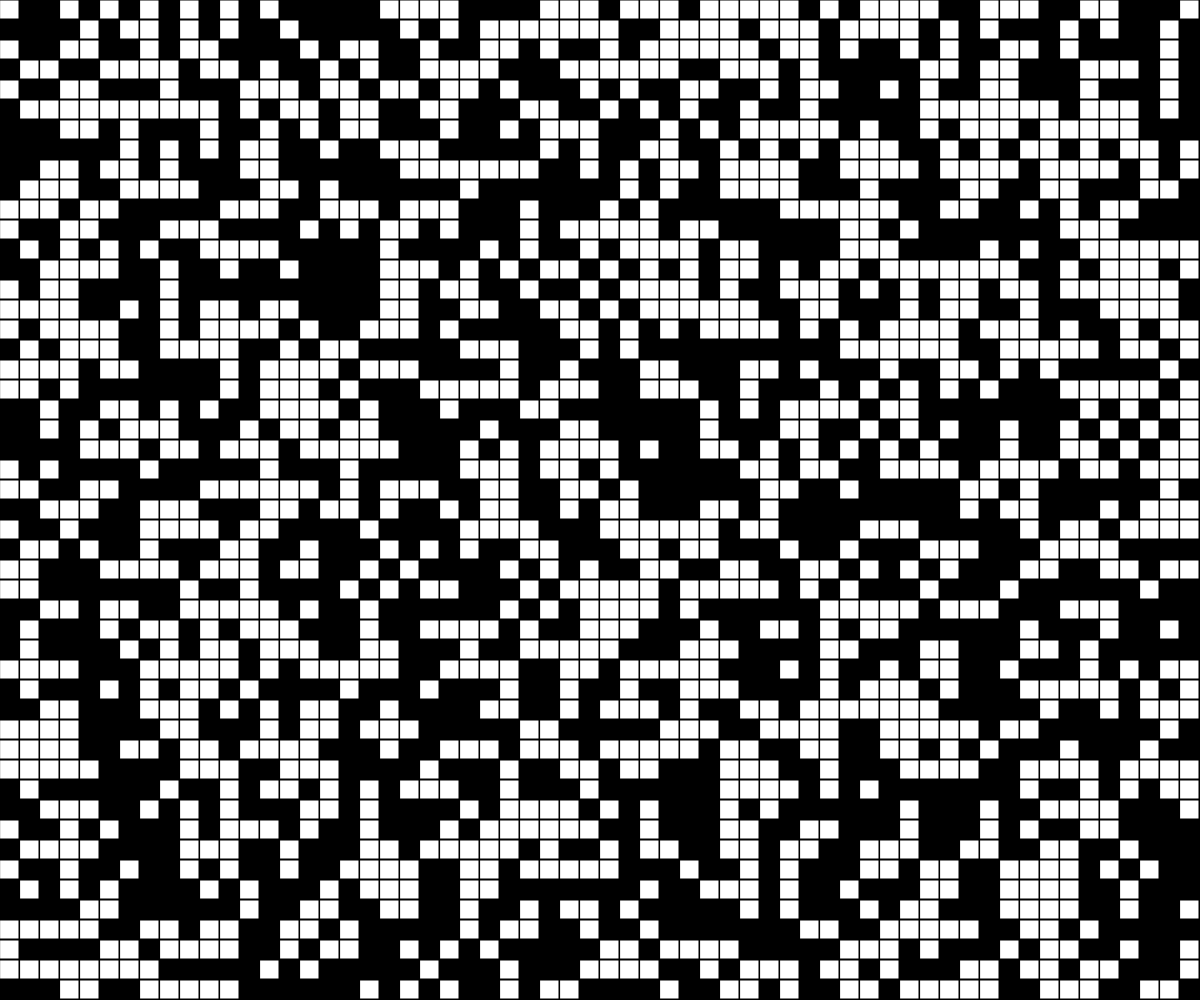
Frame 1 (no input)
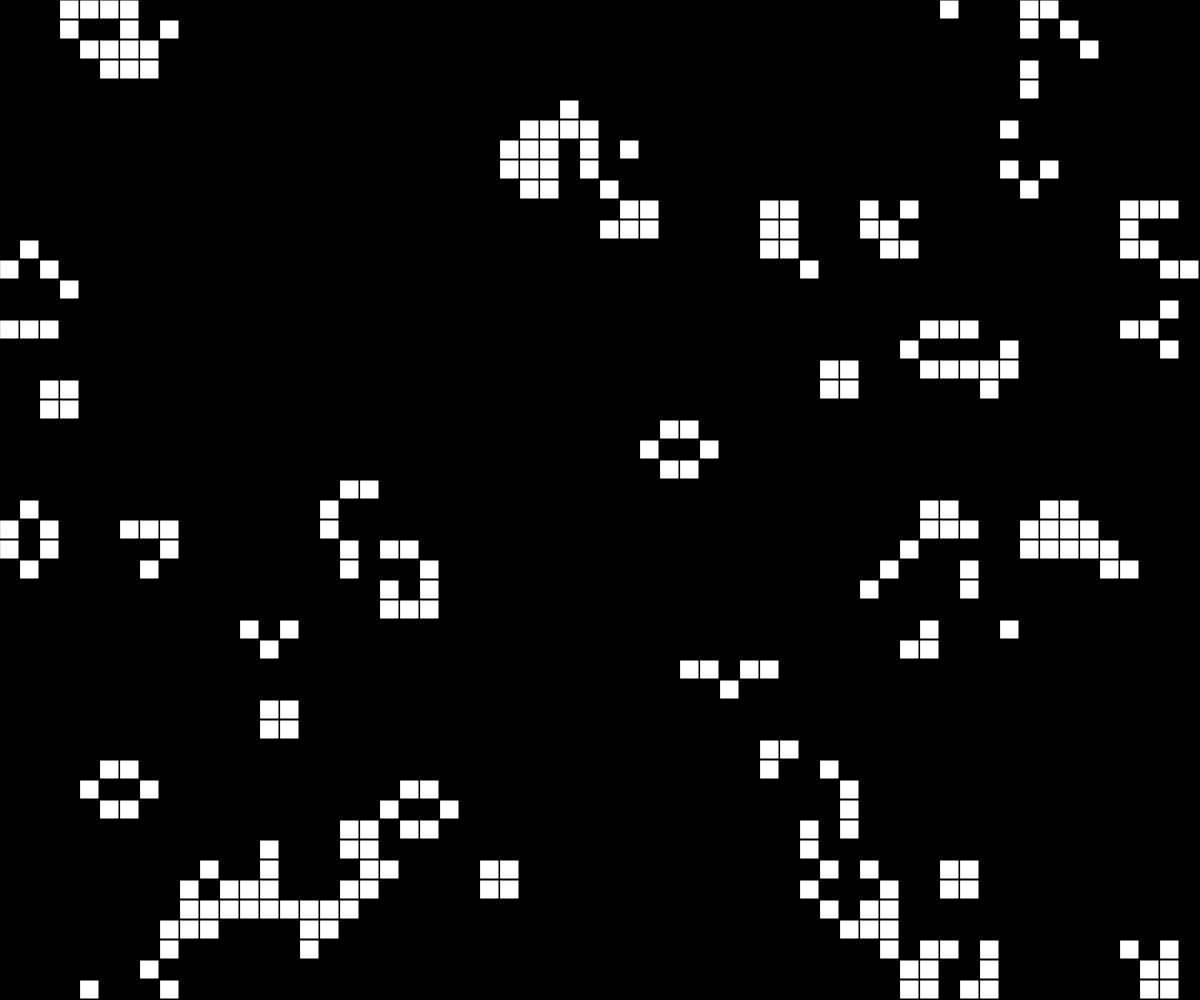
Frame 60 (no input)
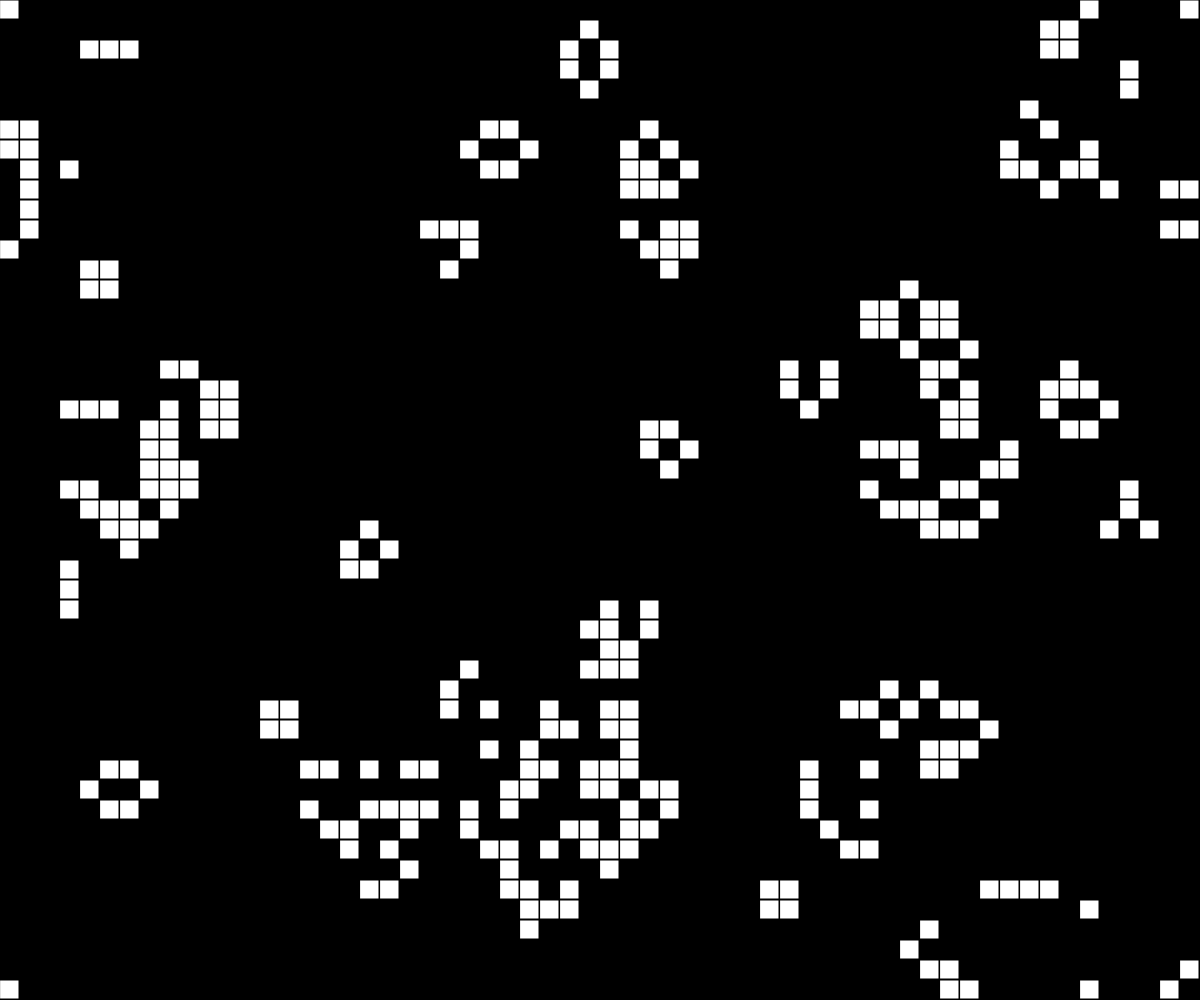
Frame 120 (the mouse pressed at the canvas centre since frame 60)

The p5.js sketch that drew these frames (run headless with seeded random() and noise() and a simulated clock; from frame 60 on, the mouse is pressed at the canvas centre):

// p5.js sketch
// ── sketch.js
// ~^~^~^~^~^~^~^~^~^~^~^~^~^~^~^~^~^~^~^~^~^~^~^~^~^~^~^~^~^~^~^~^~^~^~
//      /\_/\
//     ( o.o )
//      > ^ <
//
// Author: Johan Hanekom
// Date: March 2025
//
// ~^~^~^~^~^~^~^~^~^~^~^~^~^~^~^~^~^~^~^~^~^~^~^~^~^~^~^~^~^~^~^~^~^~^~

// =============== // GLOBAL VARIABLES // ===============

let grid;
let cols;
let rows ;
let resolution = 20;

// =============== // HELPER FUNCTIONS // ===============

/**
 * Creates a 2D array with the specified number of columns and rows.
 *
 * @param {number} cols - The number of columns for the 2D array.
 * @param {number} rows - The number of rows for the 2D array.
 * @returns {Array<Array<number|undefined>>} A 2D array initialized with integers (0 or 1) or undefined.
 */
function make2DArray(cols, rows){
  let arr = new Array(cols);
  for (let i = 0; i < arr.length; i++){
    arr[i] = new Array(rows);
  }
  return arr
}


/**
 * Sets the grid size (cols and rows) as well as the initial 2D array given a resolution
*/
function setGridSize(){
  cols = int(width / resolution);
  rows = int(height / resolution);
  grid = make2DArray(cols, rows);
}


/**
 * Initializes the 2D grid array with a random set of values between 0 an 1
 * 0 is dead and 1 is alive.
*/
function initGrid(){
  for (let i = 0; i < cols; i++){
    for (let j = 0; j < rows; j++){
      // random number between 0 and up to (but not including) 2
      // floor to make it a number between 0 and 1
      grid[i][j] = floor(random(2));
    }
  }
}


/**
 * A function that will render the current the current `grid` state.
 * It simply loops over the 2D Array and plots a white square if the value is
 * set to 1. The resolution is used to determine the starting and ending positions of
 * the squares to render.
*/
function renderCurrentState() {
  for (let i = 0; i < cols; i++){
    for (let j = 0; j < rows; j++){
      let x = i * resolution;
      let y = j * resolution;
      if (grid[i][j] == 1){
        fill(255);
        stroke(0);
        rect(x, y, resolution - 1, resolution - 1);
      }
    }
  }
}


/**
 * Given a grid, and a center point (index coordinates in the 2D array), this function will sum
 * all of the neighbors in around the center point. The edges will wrap-around to the other side.
 * 
 * @param {Array<Array<number>>} gird - a grid with a minimum size of 3 x 3
 * @param {number} x - a column index position in the grid
 * @param {number} y - a row index position in the grid
*/
function countNeighbors(grid, x, y){
  let sum = 0;
  for (let i = -1; i < 2; i++){
    for (let j = -1; j < 2; j++){
      let col = (x + i + cols) % cols;
      let row = (y + j + rows) % rows;
      sum += grid[col][row];
    }
  }
  sum -= grid[x][y];
  return sum
}

// =============== // P5 SETUP AND DRAW // ===============

function setup() {
  createCanvas(windowWidth, windowHeight);
  setGridSize();
  initGrid();
}

function draw() {
  background(0);
  renderCurrentState();

  // Create a clean slate
  let next = make2DArray(cols, rows);

  for (let i = 0; i < cols; i++){
    for (let j = 0; j < rows; j++){

      // =====>> Get params for current state
      let neighbors = countNeighbors(grid, i, j)
      let currentState = grid[i][j];

      // =====>> Currently dead, but 3 live neighbors, set to alive
      if (currentState == 0 && neighbors == 3){
        next[i][j] = 1

      // =====>> Kill there is less than 2 more than three neighbors
      } else if (currentState == 1 && (neighbors < 2 || neighbors > 3)){
        next[i][j] = 0;

      // =====>> Else, do nothing
      } else {
        next[i][j] = currentState;
      }
    }
  }

  // Update the current state to the next state
  grid = next;
}
